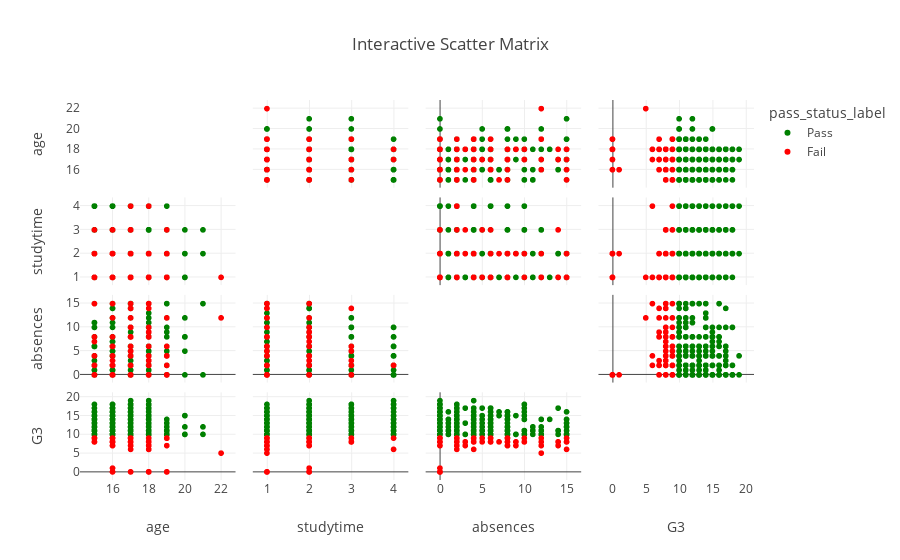

This figure's notebook cell:
### Code cell
# Interactive scatter matrix
df["pass_status_label"] = df["pass_binary"].map({0: "Fail", 1: "Pass"})

fig = px.scatter_matrix(
    df,
    dimensions=["age", "studytime", "absences", "G3"],
    color="pass_status_label",  # use descriptive labels
    title="Interactive Scatter Matrix",
    hover_data=["school_MS", "sex_M"],
    color_discrete_map={"Fail": "red", "Pass": "green"},  # custom colors
)

fig.update_traces(diagonal_visible=False)
fig.show()

### Figure 1 — Plotly figure (JSON) as saved in the notebook; plotly's stock layout.template omitted (floating-point values rounded to 4 significant figures; data arrays with more than 128 entries replaced by an {"elided": "..."} marker saying what was removed)
{"data": [{"customdata": {"elided": "549x2 bool values"}, "diagonal": {"visible": false}, "dimensions": [{"axis": {"matches": true}, "label": "age", "values": {"elided": "549 int values"}}, {"axis": {"matches": true}, "label": "studytime", "values": {"elided": "549 int values"}}, {"axis": {"matches": true}, "label": "absences", "values": {"elided": "549 int values"}}, {"axis": {"matches": true}, "label": "G3", "values": {"elided": "549 int values"}}], "hovertemplate": "pass_status_label=Pass<br>%{xaxis.title.text}=%{x}<br>%{yaxis.title.text}=%{y}<br>school_MS=%{customdata[0]}<br>sex_M=%{customdata[1]}<extra></extra>", "legendgroup": "Pass", "marker": {"color": "green", "symbol": "circle"}, "name": "Pass", "showlegend": true, "type": "splom"}, {"customdata": {"elided": "100x2 bool values"}, "diagonal": {"visible": false}, "dimensions": [{"axis": {"matches": true}, "label": "age", "values": [17, 15, 15, 16, 15, 18, 15, 15, 17, 16, 18, 15, 16, 17, 17, 16, 17, 17, 17, 18, 16, 18, 18, 17, 17, 18, 22, 18, 18, 17, 17, 19, 15, 17, 15, 16, 17, 15, 15, 17, 16, 16, 15, 18, 16, 16, 15, 16, 19, 19, 16, 17, 17, 17, 18, 16, 16, 18, 16, 16, 16, 18, 16, 17, 17, 16, 17, 17, 17, 16, 18, 18, 19, 18, 16, 19, 16, 18, 18, 19, 18, 17, 17, 18, 17, 18, 18, 18, 19, 19, 18, 17, 18, 17, 19, 17, 18, 19, 18, 18]}, {"axis": {"matches": true}, "label": "studytime", "values": [1, 1, 3, 1, 1, 2, 1, 2, 1, 1, 1, 2, 2, 1, 2, 1, 2, 1, 3, 2, 2, 1, 1, 1, 1, 2, 1, 1, 1, 1, 3, 2, 1, 1, 1, 2, 2, 2, 2, 1, 3, 3, 2, 2, 1, 2, 1, 1, 3, 2, 2, 1, 4, 1, 2, 1, 1, 2, 2, 2, 2, 4, 2, 1, 1, 2, 1, 2, 1, 1, 1, 1, 1, 2, 1, 1, 2, 1, 2, 1, 1, 3, 2, 2, 1, 2, 2, 2, 1, 2, 2, 1, 2, 1, 2, 2, 1, 1, 1, 2]}, {"axis": {"matches": true}, "label": "absences", "values": [2, 4, 2, 12, 2, 10, 2, 15, 15, 15, 0, 0, 0, 8, 4, 2, 0, 10, 14, 4, 2, 14, 15, 6, 14, 15, 12, 8, 4, 8, 0, 2, 0, 0, 4, 0, 4, 7, 8, 8, 0, 3, 0, 9, 2, 0, 0, 6, 6, 12, 0, 12, 2, 0, 9, 0, 2, 8, 0, 6, 4, 2, 2, 5, 8, 2, 2, 8, 0, 0, 2, 0, 4, 9, 6, 4, 8, 0, 2, 0, 0, 5, 0, 3, 0, 3, 0, 0, 0, 0, 0, 0, 0, 4, 4, 10, 0, 0, 0, 6]}, {"axis": {"matches": true}, "label": "G3", "values": [7, 9, 9, 8, 9, 8, 9, 9, 6, 8, 0, 8, 1, 9, 8, 8, 8, 8, 8, 8, 9, 7, 8, 9, 8, 8, 5, 7, 6, 9, 8, 9, 9, 7, 8, 0, 9, 8, 9, 9, 8, 8, 9, 8, 8, 8, 9, 8, 9, 9, 9, 7, 9, 9, 7, 8, 7, 8, 0, 8, 8, 6, 8, 9, 9, 8, 8, 8, 0, 9, 9, 0, 9, 8, 8, 9, 7, 9, 8, 7, 0, 8, 0, 8, 9, 7, 0, 0, 0, 0, 9, 9, 0, 9, 9, 9, 0, 0, 0, 9]}], "hovertemplate": "pass_status_label=Fail<br>%{xaxis.title.text}=%{x}<br>%{yaxis.title.text}=%{y}<br>school_MS=%{customdata[0]}<br>sex_M=%{customdata[1]}<extra></extra>", "legendgroup": "Fail", "marker": {"color": "red", "symbol": "circle"}, "name": "Fail", "showlegend": true, "type": "splom"}], "layout": {"dragmode": "select", "legend": {"title": {"text": "pass_status_label"}, "tracegroupgap": 0}, "title": {"text": "Interactive Scatter Matrix"}}}
